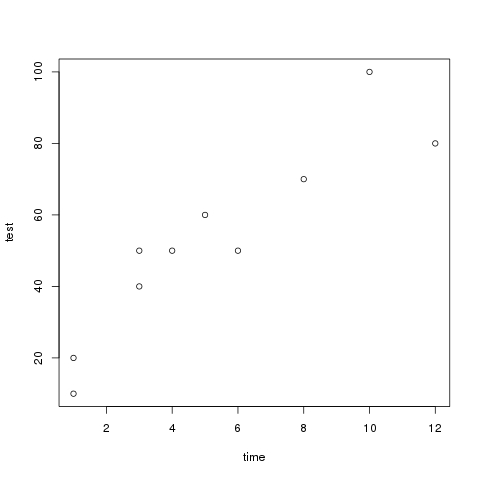
#> input picture R/graphic.jpg, 480 x 480 px; its folder holds only this picture in this run
$ python resize_dir.py 100 ../../R out
#> lines starting #> are read from the running program, lines starting #| are printed output that depends on the picture
# Resize every image file in a directory to a requested size.

import os
import imghdr
import argparse
from PIL import Image

def resize_file(size, filename, outpath):
#> called with size = 100, filename = '../../R/graphic.jpg', outpath = 'out/graphic.jpg'
    img = Image.open(filename, 'r')
#> img is the input picture: PIL image 480x480 RGB; min 0, max 255, mean 252.8
    img.thumbnail((size, size))
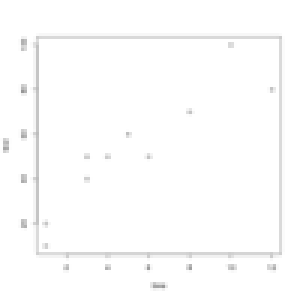
#> img: PIL image 100x100 RGB (shown 3 times larger); min 151, max 255, mean 252.7
    img.save(outpath)

def is_image_file(filename):
    return imghdr.what(filename) in ['jpeg', 'png']

def read_dir(size, src, out):
    for root, _, files in os.walk(src):
        for filename in files:
            fullname = os.path.join(root, filename)
            if is_image_file(fullname):
                outpath = os.path.join(out, filename)
                print("Resize: {}".format(filename))
                resize_file(size, fullname, outpath)

def parse_args():
    parser = argparse.ArgumentParser(description="Resize images in a directory.")
    parser.add_argument("size", type=int, help="Size of the output image.")
    parser.add_argument("src", help="Source directory of images.")
    parser.add_argument("out", help="Output directory for resized images.")
    return parser.parse_args()

def main():
    args = parse_args()
    read_dir(args.size, args.src, args.out)

if __name__ == '__main__':
    main()
